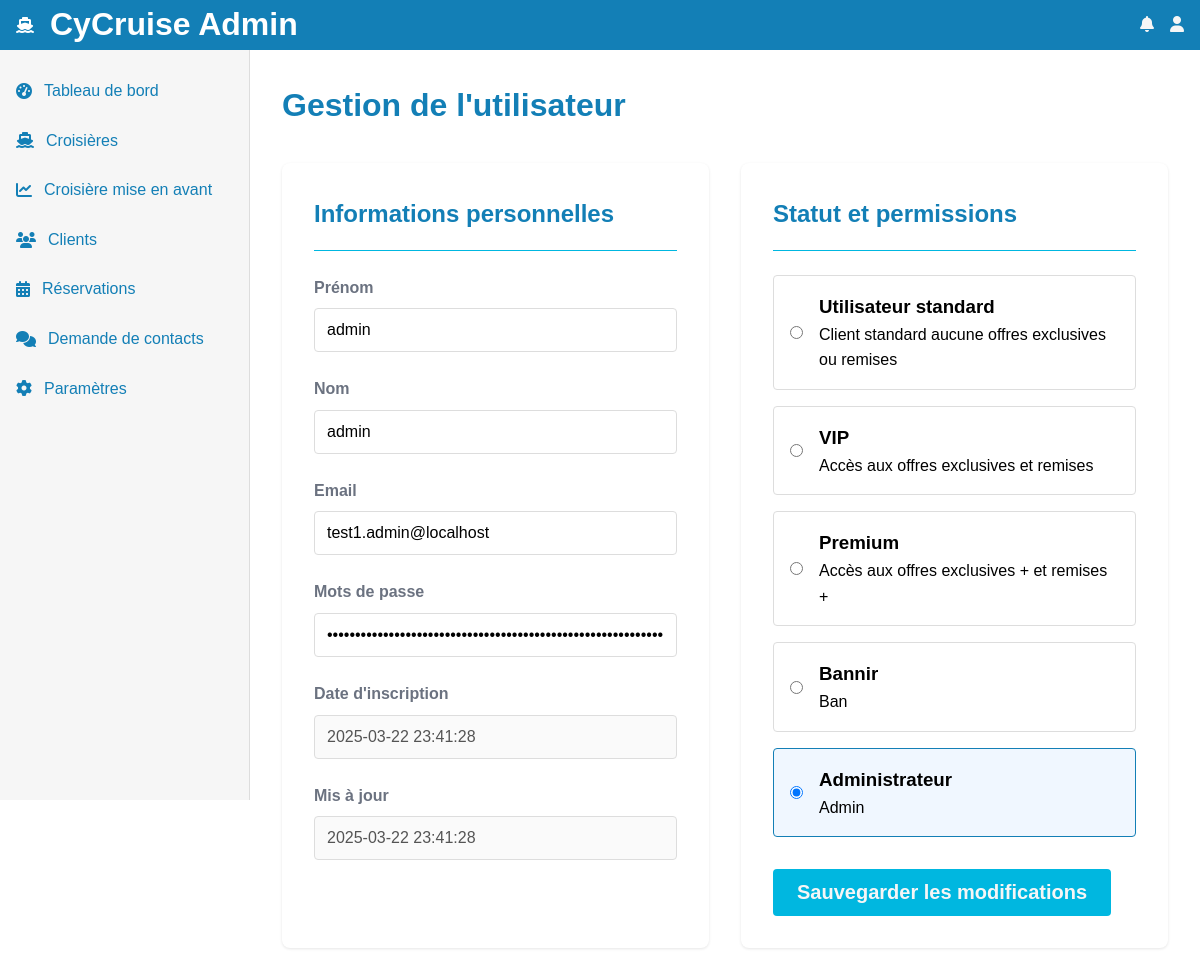
The page /admin/details-user.php?user_id=2 (signed in) on the database its author committed.
### tables this page shows
CREATE TABLE IF NOT EXISTS `users`(
    `id` BIGINT NOT NULL AUTO_INCREMENT PRIMARY KEY,
    `email` VARCHAR(255) NOT NULL UNIQUE,
    `password` VARCHAR(255) NOT NULL,
    `role` VARCHAR(255) NOT NULL,
    `firstname` VARCHAR(255) NOT NULL,
    `lastname` VARCHAR(255) NOT NULL,
    `birth` DATE NOT NULL,
    `created_at` TIMESTAMP DEFAULT CURRENT_TIMESTAMP,
    `updated_at` TIMESTAMP DEFAULT CURRENT_TIMESTAMP ON UPDATE CURRENT_TIMESTAMP);

### src/Repository/UserRepository.php (called while the page is built, shortened)
<?php
require_once __DIR__ . "/../Models/User.php";
require_once __DIR__ . "/../Models/Database.php";
class UserRepository
{
    private static ?UserRepository $instance = null;
    private Database $database;
    private function __construct()
    {
        $this->database = Database::getInstance();
    }
    public static function getInstance(): UserRepository
    {
        if (self::$instance === null) {
            self::$instance = new UserRepository();
        }
        return self::$instance;
    }
    public function findById(int $id): ?User
    {
        try {
            $stmt = $this->database->getConnection()->prepare("SELECT * FROM users WHERE id = ?");
            $stmt->bind_param("i", $id);
            $stmt->execute();
            $result = $stmt->get_result();
            $data = $result->fetch_assoc();
            return new User(
                $data['id'],
                $data['email'],
                $data['password'],
                UserRole::from($data['role']),
                $data['firstname'],
                $data['lastname'],
                $data['birth'],
                $data['created_at'],
                $data['updated_at']
            );
        } catch (Exception $e) {
            return null;
        }
    }
}

### src/Models/Database.php (called while the page is built, shortened)
<?php
class Database
{
    private static ?Database $instance = null;
    private mysqli $conn;
    private function __construct()
    {
        try {
            $this->conn = new mysqli(getenv("DB_HOST"), getenv("DB_USER"), getenv("DB_PASS"), getenv("DB_NAME"));
        } catch (Exception $e) {
            die("Database connection failed: " . $e->getMessage());
        }
        if (!$this->checkIfTableExist()) {
            if ($this->executeSqlFile(__DIR__ . '/../../sql/schem.sql')) {
                $this->executeSqlFile(__DIR__ . '/../../sql/default_user.sql');
                $this->executeSqlFile(__DIR__ . '/../../sql/default_boat.sql');
                $this->executeSqlFile(__DIR__ . '/../../sql/default_cruises.sql');
            } else {
                die("Error while executing the SQL file");
            }
        }
    }
    public static function getInstance(): Database
    {
        if (self::$instance === null) {
            self::$instance = new Database();
        }
        return self::$instance;
    }
    public function checkIfTableExist()
    {
        $tables = [
            'invoices_option',
            'users',
            'cruise_option',
            'contact_request',
        ];
        foreach ($tables as $table) {
            $result = $this->conn->query("SHOW TABLES LIKE '$table'");
        }
        return true;
    }
    public function getConnection(): mysqli
    {
        return $this->conn;
    }
}

### src/Services/AuthService.php (called while the page is built, shortened)
<?php
require_once __DIR__ . '/../Models/User.php';
require_once __DIR__ . '/../Repository/UserRepository.php';
class AuthService
{
    public function __construct()
    {
        UserRepository::getInstance();
    }
}

### src/Enums/UserRole.php (called while the page is built, shortened)
<?php
enum UserRole
{
    public static function from(mixed $state)
    {
        return match ($state) {
            'DEFAULT' => self::DEFAULT,
            'VIP' => self::VIP,
            'PREMIUM' => self::PREMIUM,
            'ADMIN' => self::ADMIN,
            'BAN' => self::BAN,
            default => throw new \InvalidArgumentException("Invalid account state")
        };
    }
}

### src/Models/User.php (called while the page is built, shortened)
<?php
require_once __DIR__ . '/../Enums/UserRole.php';
class User
{
    private string $email;
    private string $password;
    private UserRole $role;
    private string $firstname;
    private string $lastname;
    private string $created_at;
    private string $updated_at;
    public function __construct(string $id, string $email, string $password, UserRole $role, string $firstname, string $lastname, string $birth, string $created_at, string $updated_at)
    {
        $this->email = $email;
        $this->password = $password;
        $this->role = $role;
        $this->firstname = $firstname;
        $this->lastname = $lastname;
        $this->created_at = $created_at;
        $this->updated_at = $updated_at;
    }
    public function getEmail(): string
    {
        return $this->email;
    }
    public function getPassword(): string
    {
        return $this->password;
    }
    public function getRole(): UserRole
    {
        return $this->role;
    }
    public function getFirstname(): string
    {
        return $this->firstname;
    }
    public function getLastname(): string
    {
        return $this->lastname;
    }
    public function getCreatedAt(): string
    {
        return $this->created_at;
    }
    public function getUpdatedAt(): string
    {
        return $this->updated_at;
    }
}

### public/admin/details-user.php (the view, shortened to what this page needs)
<?php
require_once "../../src/Services/AuthService.php";
require_once "../../src/Repository/UserRepository.php";
$authService = new AuthService();
$selectUser = UserRepository::getInstance()->findById($_GET['user_id']);
?>
<!DOCTYPE html>
<html lang="en" xmlns="http://www.w3.org/1999/html">
<head>
    <link href="../assets/css/app.css" rel="stylesheet">
    <link href="../assets/css/btn-kit.css" rel="stylesheet">
    <link href="../assets/css/admin/navbar.css" rel="stylesheet">
    <link href="../assets/css/admin/dashboard.css" rel="stylesheet">
    <link href="../assets/css/admin/user-details.css" rel="stylesheet">
    <link href="https://cdnjs.cloudflare.com/ajax/libs/font-awesome/6.4.2/css/all.min.css" rel="stylesheet">
</head>
<body>
<?php include "../../component/admin/sidebar.php"; ?>
<main>
    <div class="user-header">
        <h1>Gestion de l'utilisateur</h1>
    </div>
    <div>
        <form method="POST" action="update-user.php" class="user-grid" id="update-user-form">
            <div class="user-info-card">
                <div class="card-header">
                    <h2>Informations personnelles</h2>
                </div>
                <div class="form-group">
                    <label for="firstname">Prénom</label>
                    <input id="firstname" name="firstname" type="text"
                           value="<?php echo htmlspecialchars($selectUser->getFirstname()) ?>"/>
                </div>
                <div class="form-group">
                    <label for="lastname">Nom</label>
                    <input id="lastname" name="lastname" type="text"
                           value="<?php echo htmlspecialchars($selectUser->getLastname()) ?>"/>
                </div>
                <div class="form-group">
                    <label for="email">Email</label>
                    <input id="email" name="email" type="email"
                           value="<?php echo htmlspecialchars($selectUser->getEmail()) ?>"/>
                </div>
                <div class="form-group">
                    <label for="password">Mots de passe</label>
                    <input id="password" name="password" type="password"
                           value="<?php echo htmlspecialchars($selectUser->getPassword()) ?>"/>
                </div>
                <div class="form-group">
                    <label for="register-date">Date d'inscription</label>
                    <input disabled id="register-date" type="text"
                           value="<?php echo htmlspecialchars($selectUser->getCreatedAt()) ?>"/>
                </div>
                <div class="form-group">
                    <label for="register-date">Mis à jour</label>
                    <input disabled id="register-date" type="text"
                           value="<?php echo htmlspecialchars($selectUser->getUpdatedAt()) ?>"/>
                </div>
            </div>
            <div class="user-status-card">
                <div class="card-header">
                    <h2>Statut et permissions</h2>
                </div>
                <div class="status-options">
                    <label class="status-option <?php if ($selectUser->getRole() == UserRole::DEFAULT) echo 'current' ?>">
                        <input name="role" type="radio"
                               value="DEFAULT" <?php if ($selectUser->getRole() == UserRole::DEFAULT) echo 'checked' ?>/>
                        <div>
                            <h3>Utilisateur standard</h3>
                            <p>Client standard aucune offres exclusives ou remises</p>
                        </div>
                    </label>
                    <label class="status-option <?php if ($selectUser->getRole() == UserRole::VIP) echo 'current' ?>">
                        <input name="role" type="radio"
                               value="VIP" <?php if ($selectUser->getRole() == UserRole::VIP) echo 'checked' ?>/>
                        <div>
                            <h3>VIP</h3>
                            <p>Accès aux offres exclusives et remises</p>
                        </div>
                    </label>
                    <label class="status-option <?php if ($selectUser->getRole() == UserRole::PREMIUM) echo 'current' ?>">
                        <input name="role" type="radio"
                               value="PREMIUM" <?php if ($selectUser->getRole() == UserRole::PREMIUM) echo 'checked' ?>/>
                        <div>
                            <h3>Premium</h3>
                            <p>Accès aux offres exclusives + et remises + </p>
                        </div>
                    </label>
                    <label class="status-option <?php if ($selectUser->getRole() == UserRole::BAN) echo 'current' ?>">
                        <input name="role" type="radio"
                               value="ADMIN" <?php if ($selectUser->getRole() == UserRole::BAN) echo 'checked' ?>/>
                        <div>
                            <h3>Bannir</h3>
                            <p>Ban</p>
                        </div>
                    </label>
                    <label class="status-option <?php if ($selectUser->getRole() == UserRole::ADMIN) echo 'current' ?>">
                        <input name="role" type="radio"
                               value="ADMIN" <?php if ($selectUser->getRole() == UserRole::ADMIN) echo 'checked' ?>/>
                        <div>
                            <h3>Administrateur</h3>
                            <p>Admin</p>
                        </div>
                    </label>
                </div>
                <div class="actions">
                    <button id="save-button-submit" class="btn btn-primary">Sauvegarder les modifications</button>
                </div>
            </div>
        </form>
    </div>
</main>
</body>
</html>

### public/assets/css/app.css (style rules this page uses)
:root { --color-light-blue: #00b7e0; --color-dark-blue: #137fb6; --color-title-blue: #111827; --color-gray: #6b7280; --color-full-white: #f6f6f6; --background-color: white; --background-color-alternate: #f6f6f6; --color-dark-white: black; --color-confirm-ok: #5cb85c; --color-confirm-pending: #ffaa00; --color-confirm-fail: #d9534f; }
* { margin: 0; padding: 0; box-sizing: border-box; }
body { font-family: Arial Rounded MT Bold, Helvetica Rounded, Arial, sans-serif; line-height: 1.6; background-color: var(--background-color); }

### public/assets/css/btn-kit.css (style rules this page uses)
.btn-primary { display: inline-flex; align-items: center; background-color: var(--color-light-blue); color: var(--color-full-white); font-size: 1.25rem; font-weight: 500; padding: 1.25rem 2.5rem; border-radius: 1.5rem; text-decoration: none; transition: background-color 0.3s, transform 0.2s; border: none; }

### public/assets/css/admin/navbar.css (style rules this page uses)
:root { --sidebar-width: 250px; }

### public/assets/css/admin/dashboard.css (style rules this page uses)
html { background-color: var(--color-full-white); }
main { margin-left: var(--sidebar-width); padding: 2rem; }

### public/assets/css/admin/user-details.css (style rules this page uses)
.user-header { display: flex; align-items: center; justify-content: space-between; margin-top: 3rem; margin-bottom: 2rem; }
.user-header h1 { color: var(--color-dark-blue); }
.user-grid { display: grid; grid-template-columns: 1fr 1fr; gap: 2rem; }
.user-info-card, .user-status-card { background-color: white; border-radius: 8px; box-shadow: 0 1px 3px rgba(0, 0, 0, 0.1); padding: 2rem; }
.card-header { display: flex; justify-content: space-between; align-items: center; margin-bottom: 1.5rem; padding-bottom: 1rem; border-bottom: 1px solid var(--color-light-blue); }
.card-header h2 { color: var(--color-dark-blue); }
.form-group { margin-bottom: 1.5rem; }
.form-group label { display: block; margin-bottom: 0.5rem; color: var(--color-gray); font-weight: bold; }
.form-group input, .form-group select { width: 100%; padding: 0.75rem; border: 1px solid #ddd; border-radius: 4px; font-size: 1rem; }
.status-options { display: flex; flex-direction: column; gap: 1rem; }
.status-option { display: flex; align-items: center; padding: 1rem; border: 1px solid #ddd; border-radius: 4px; cursor: pointer; transition: all 0.3s ease; }
.status-option.current { border-color: var(--color-dark-blue); background-color: #f0f7ff; }
.status-option input[type="radio"] { margin-right: 1rem; }
.btn { padding: 0.75rem 1.5rem; border: none; border-radius: 4px; cursor: pointer; font-weight: bold; transition: background-color 0.3s; }
.actions { display: flex; gap: 1rem; margin-top: 2rem; }

### rows shown on the page
users: firstname "admin", lastname "admin", email "test1.admin@localhost", created_at "2025-03-22 23:41:28", updated_at "2025-03-22 23:41:28"
